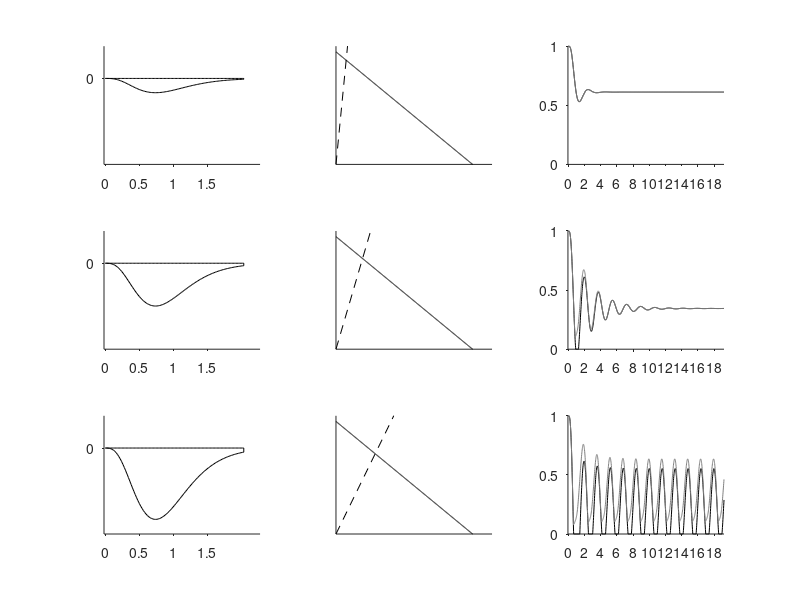

MATLAB code for this plot:
function barnacles

% Implement Roughgarden et al. (1985, Ecology) model of barnacle dynamics

% Parameters from the paper:
Ages =   1:103; % 103 weeks
A = 100; % 100 cm2 total area
P0 = 0.9; % per week
m = 35; % density-dependence control parameter
Cexp = 4; % growth exponent
C0 = 7.07/(103^Cexp); % growth coefficient, based on 7.07cm2 at 103 weeks
Ca = C0.*Ages.^Cexp; % size at age

T = 1000; % 1000 weeks
S = [5, 15, 25]; % settlement rates (one row of figure for each rate. Higher settlement = lower stability)

figure(1)
clf
set(gcf,'units','cent','position',[10 10 15 10])

Sp1 = [1 4 7];
Sp2 = [2 5 8];
Sp3 = [3 6 9];

for s = 1:length(S)
    
    % Initialize variables
    F = zeros(T,1);
    F(1) = A;
    N = zeros(length(Ages),T);
    
    % Loop over time
    for t = 2:T
        
        R = S(s)*F(t-1); % settlement (depends on availability of free space)
        N(2:end,t) = P0*N(1:end-1,t-1); % adult survival
        N(1,t) = R;
        
        F(t) = A - Ca(:)'*N(:,t); % recalculate free space
        F(t) = max(0,F(t));
  
    end
    
    % alternative version including density-dependent mortality, too
    F2 = zeros(T,1);
    F2(1) = A;
    N = zeros(length(Ages),T);
    for t = 2:T
        
        R = S(s)*F(t-1);
        Px = P0*(1-exp(-m*F2(t-1)/A));
        N(2:end,t) = Px*N(1:end-1,t-1);
        N(1,t) = R;
        
        F2(t) = A - Ca(:)'*N(:,t);
        F2(t) = max(0,F2(t));
  
    end
    
       % Calculate K (the elasticity of the density-dependent function)...
       Surv = P0.^(Ages-1);
    PhiC = Surv.*Ca;
Rstar = S(s)*A/(1+S(s)*sum(PhiC));
K = -1*Rstar*sum(PhiC)/(A-sum(PhiC)*Rstar);
disp(K)
    
    % Plot influence function
    subplot(3,3,Sp1(s))
    hold on
    
    plot(Ages,K*PhiC./sum(PhiC),'k-');
    plot(Ages,zeros(length(Ages),1),'k-')
    plot([Ages(end),Ages(end)],[0 K*PhiC(end)/sum(PhiC)],'k-')
    
    set(gca,'tickdir','out','ticklength',[0.015 0.015])
    set(gca,'xtick',1:25:100,'xticklabel',0:0.5:2,'ytick',0:0.2:1)
    set(gca,'fontsize',10)
    set(gca,'ylim',[-0.08 0.03],'xlim',[0 115])
    
    % Plot f(S) & equilbrium line
    subplot(3,3,Sp2(s))
    hold on
    
    Rs = 0:1e3;
   plot(Rs,S(s).*(A-sum(PhiC).*Rs(:)),'k-')
   plot([0,max(Rs)],[0 max(Rs)/sum(PhiC)],'k--')
    set(gca,'tickdir','out','ticklength',[0.015 0.015])
    set(gca,'xtick',[],'ytick',[])
    set(gca,'fontsize',10)
    set(gca,'xlim',[0 max(Rs)*0.9],'ylim',[0 S(s)*A*1.05])
    
    
    % Plot timeseries
    subplot(3,3,Sp3(s))
    hold on
    plot(1:T,F/A,'k-')
    plot(1:T,F2/A,'k-','color',[0.5 0.5 0.5])
    
    set(gca,'tickdir','out','ticklength',[0.015 0.015])
    set(gca,'xtick',1:104:2000,'xticklabel',0:2:520,'ytick',0:0.5:1)
    set(gca,'fontsize',10)
    set(gca,'ylim',[0 1])
    
end
